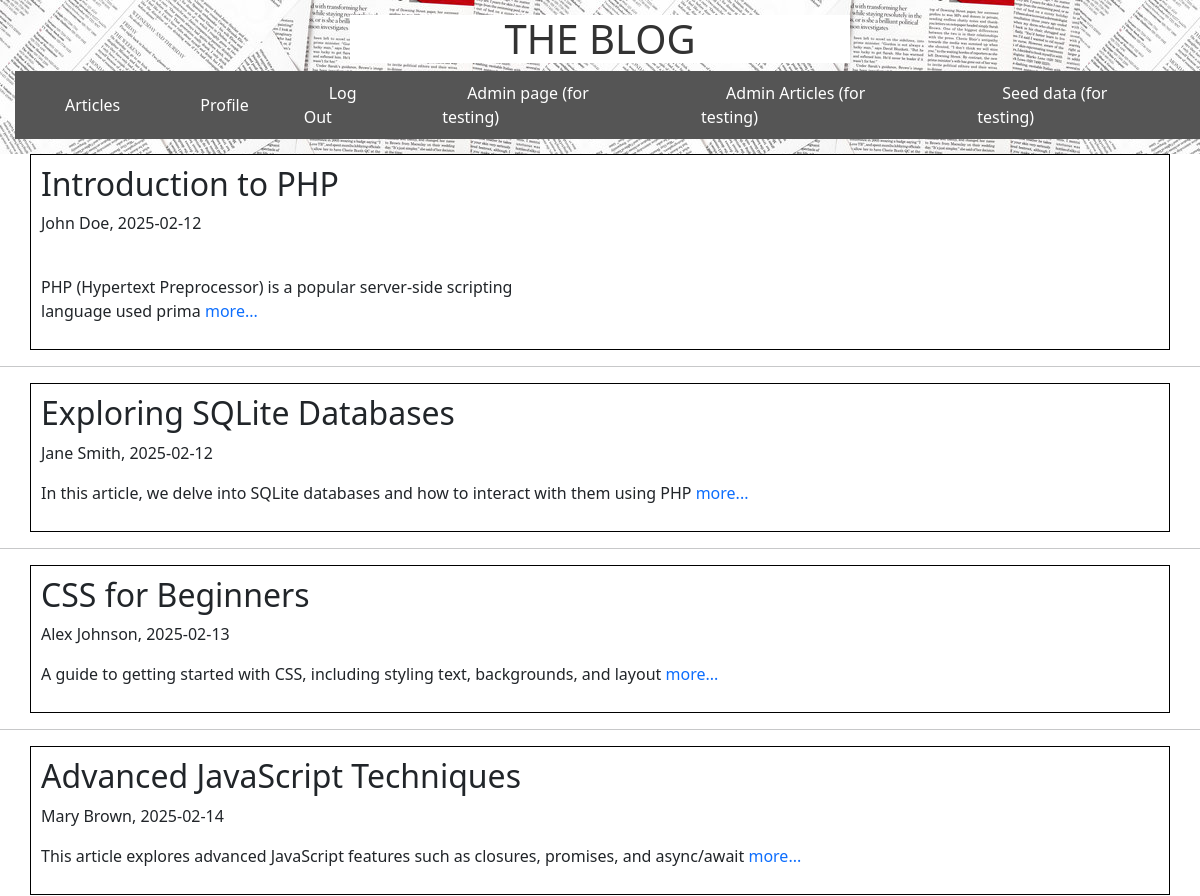
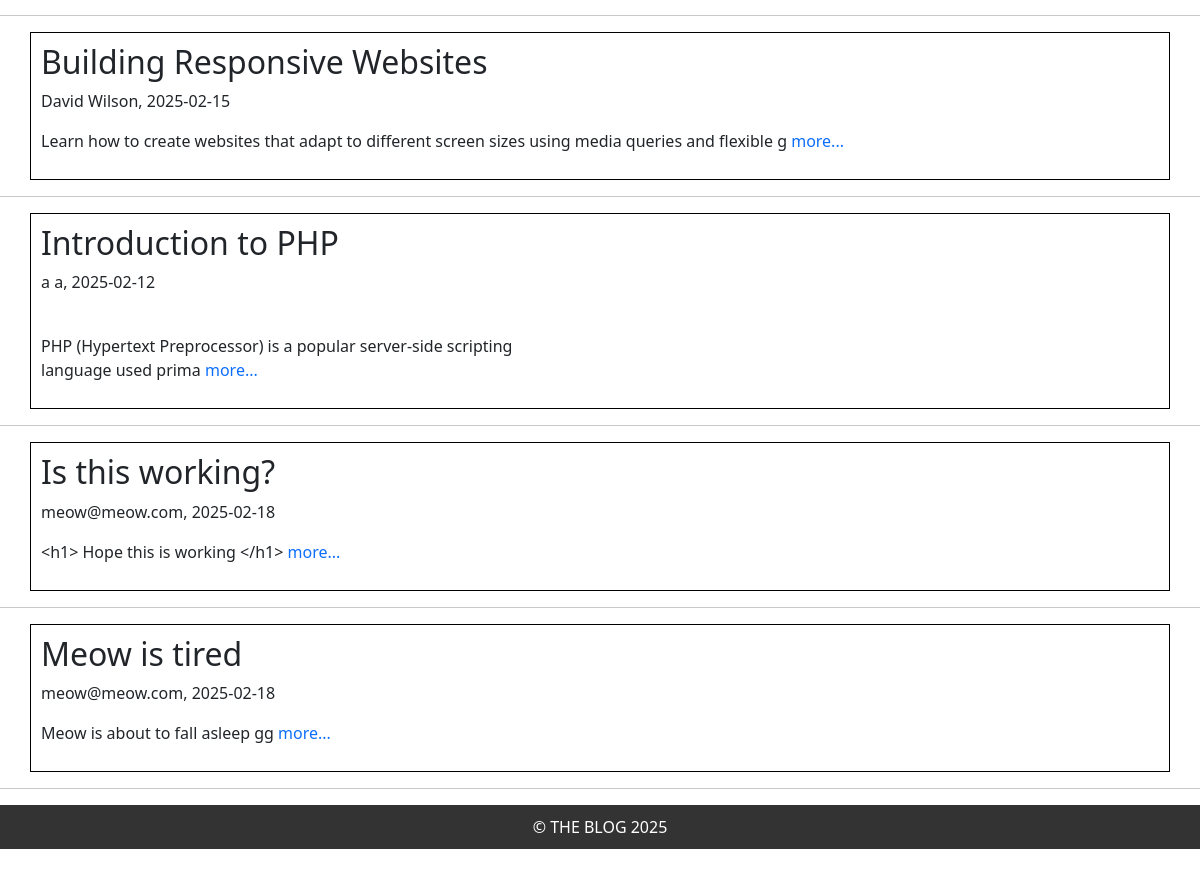
Page /admin/articles.php (signed in) on the committed database (2 pictures, top to bottom).
### tables this page shows
CREATE TABLE Article
    (
        ArticleId Integer PRIMARY KEY,
        Title VARCHAR(255) NOT NULL,
        Body Text NOT NULL,
        CreateDate DATE NOT NULL,
        StartDate DATE NOT NULL,
        EndDate DATE NOT NULL,
        ContributorUsername VARCHAR(50) NOT NULL,
        FOREIGN KEY (ContributorUsername) REFERENCES Users(Username)
    );

### admin/articles.php (the view, shortened to what this page needs)
<?php
    include '../templates/header.php';
?>
<?php
$db = getDatabase();
$query = "SELECT ArticleId, Title, substr(Body, 1, 100) as Excerpt, CreateDate, ContributorUsername FROM Article";
$res = $db->query($query);
if ($res) {
    while ($article = $res->fetchArray(SQLITE3_ASSOC)) {
        echo "<div class='container'>";
        echo "<h2>" . htmlspecialchars($article['Title']) . "</h2>";
        echo "<p>" . htmlspecialchars($article['ContributorUsername']) . ", " . htmlspecialchars($article['CreateDate']) . "</p>";
        echo "<p>" . nl2br(htmlspecialchars($article['Excerpt']));
        echo "<a href='show_article.php?ArticleId={$article['ArticleId']}'> more...</a></p>";
        echo "</div><hr>";
    }
} else {
    echo "<p>No articles found.</p>";
}
?>
<?php
    include '../templates/footer.php';
?>

### styles/style.css (style rules this page uses)
body > *:not(header):not(footer) { flex: 1; }

### admin/articles.php (style rules this page uses)
.container { display: flex; flex-direction: column; border: 1px solid #000; padding: 10px; }
a { text-decoration: none; }

### rows in the picture
article: Title "Introduction to PHP", ContributorUsername "John Doe", CreateDate "2025-02-12", Excerpt "PHP (Hypertext Preprocessor) is a popular server-side scripting language used prima"
article: Title "Exploring SQLite Databases", ContributorUsername "Jane Smith", CreateDate "2025-02-12", Excerpt "In this article, we delve into SQLite databases and how to interact with them using PHP"
article: Title "CSS for Beginners", ContributorUsername "Alex Johnson", CreateDate "2025-02-13", Excerpt "A guide to getting started with CSS, including styling text, backgrounds, and layout"
article: Title "Advanced JavaScript Techniques", ContributorUsername "Mary Brown", CreateDate "2025-02-14", Excerpt "This article explores advanced JavaScript features such as closures, promises, and async/await"
article: Title "Building Responsive Websites", ContributorUsername "David Wilson", CreateDate "2025-02-15", Excerpt "Learn how to create websites that adapt to different screen sizes using media queries and flexible g"
article: Title "Introduction to PHP", ContributorUsername "a a", CreateDate "2025-02-12", Excerpt "PHP (Hypertext Preprocessor) is a popular server-side scripting language used prima"
article: Title "Is this working?", ContributorUsername "meow@meow.com", CreateDate "2025-02-18", Excerpt "<h1> Hope this is working </h1>"
article: Title "Meow is tired", ContributorUsername "meow@meow.com", CreateDate "2025-02-18", Excerpt "Meow is about to fall asleep gg"
